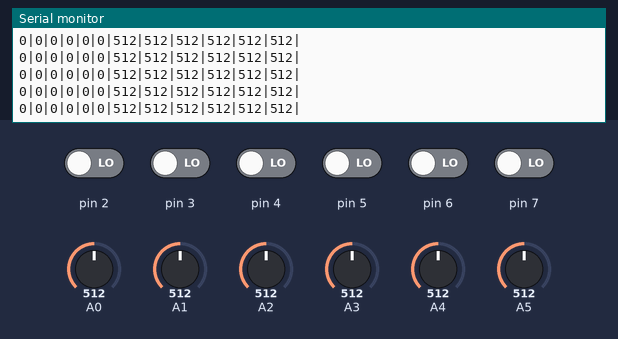
Bench run of a sketch on a simulated Arduino Uno, built with avr-gcc and run on an emulated ATmega328P. Shown: the last lines printed to the serial monitor. The inputs (shaded band) are chosen by the test bench; at power-on: pin 2–7 LOW, A2 = 512, A0 = 512, A1 = 512, A3 = 512, A4 = 512, A5 = 512.

Above: at 1.2 s.
1.3 s: A2 set to 107
At 1.4 s:
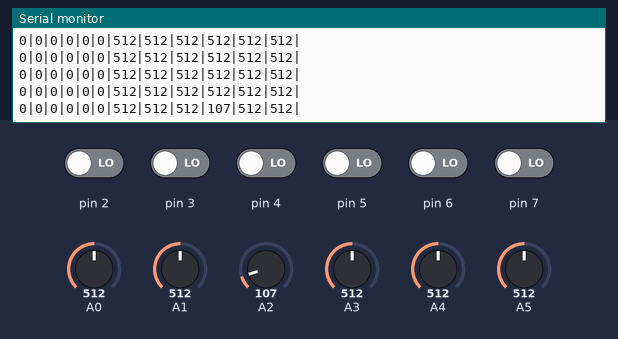
4.3 s: A2 set to 91
At 4.32 s:
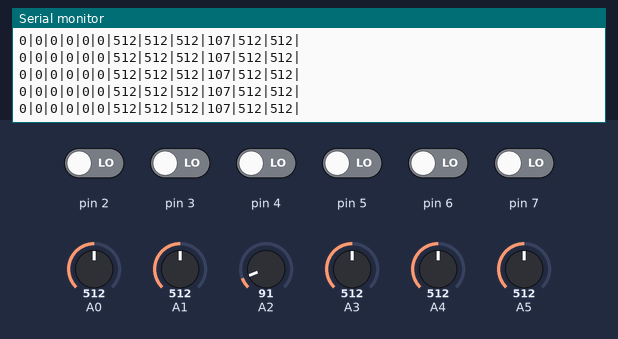

Measured:
- after the input at 1.3 s, the serial monitor: prints a new line after 0.08 s (image 1)

The sketch:

monitor.ino
```cpp
void setup() {
  // put your setup code here, to run once:
  Serial.begin(9600);
  pinMode(7, INPUT);
  pinMode(6, INPUT);
  pinMode(5, INPUT);
  pinMode(4, INPUT);
  pinMode(3, INPUT);
  pinMode(2, INPUT);
}

void loop() {
  // put your main code here, to run repeatedly:

  Serial.print(digitalRead(7));
  Serial.print("|");
  Serial.print(digitalRead(6));
  Serial.print("|");
  Serial.print(digitalRead(5));
  Serial.print("|");
  Serial.print(digitalRead(4));
  Serial.print("|");
  Serial.print(digitalRead(3));
  Serial.print("|");
  Serial.print(digitalRead(2));
  Serial.print("|");
  Serial.print(analogRead(5));
  Serial.print("|");
  Serial.print(analogRead(4));
  Serial.print("|");
  Serial.print(analogRead(3));
  Serial.print("|");
  Serial.print(analogRead(2));
  Serial.print("|");
  Serial.print(analogRead(1));
  Serial.print("|");
  Serial.print(analogRead(0));
  Serial.print("|");
  Serial.println(" ");
}
```
